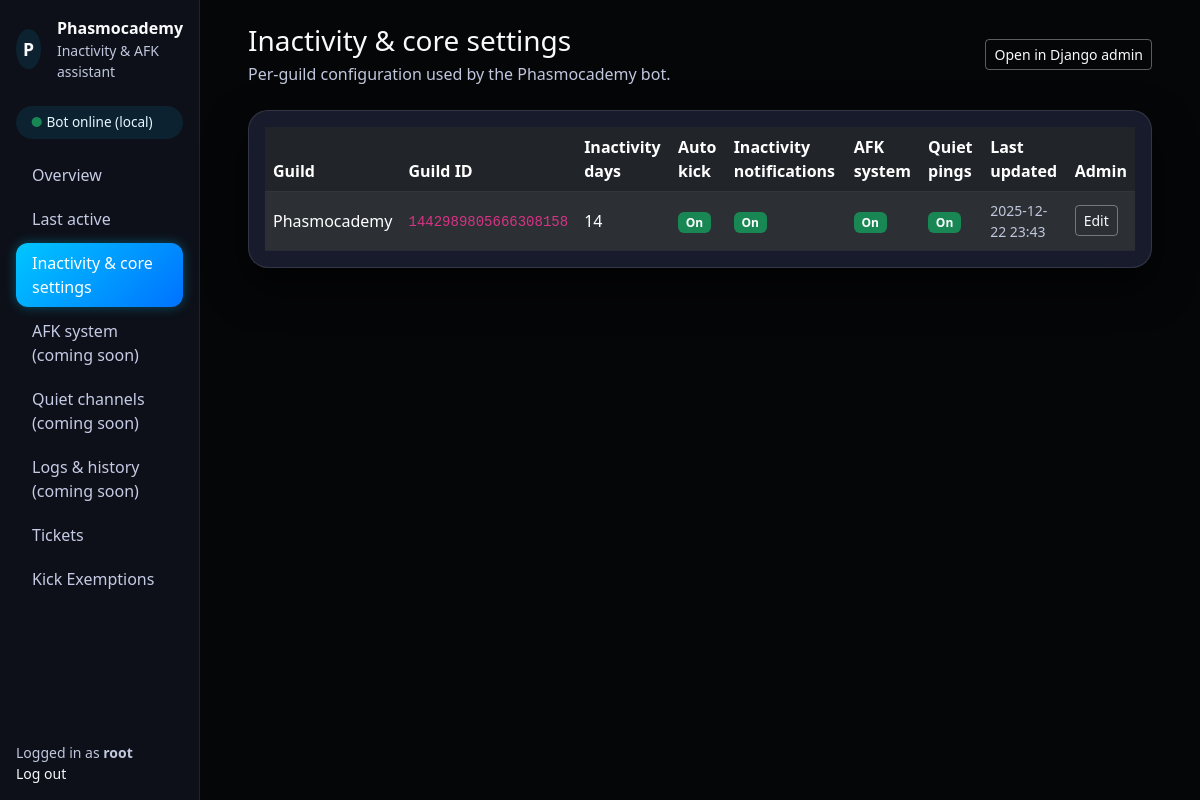
The app's page /settings/guilds/ (signed in) with its own data.
### dashboard/models.py (models this page shows, shortened)
class GuildSettings(models.Model):
    guild_id = models.BigIntegerField(primary_key=True)
    guild_name = models.CharField(max_length=100, blank=True)
    inactivity_days = models.PositiveIntegerField(default=14)
    auto_kick_enabled = models.BooleanField(default=True)
    inactivity_notifications_enabled = models.BooleanField(default=True)
    afk_system_enabled = models.BooleanField(default=True)
    quiet_ping_enabled = models.BooleanField(default=True)
    last_updated = models.DateTimeField(auto_now=True)
    tickets_enabled = models.BooleanField(default=True)
    ticket_panel_channel_id = models.BigIntegerField(null=True, blank=True)
    ticket_panel_title = models.CharField(max_length=100, default="Ticket")
    ticket_panel_description = models.TextField(default="To create a ticket click 📩 below.")
    staff_role_id = models.BigIntegerField(null=True, blank=True)
    support_category_id = models.BigIntegerField(null=True, blank=True)
    bug_reports_channel_id = models.BigIntegerField(null=True, blank=True)
    afk_approval_channel_id = models.BigIntegerField(null=True, blank=True)

### dashboard/views.py (the view)
# urls.py: path("settings/guilds/", views.guild_settings_list, name="guild_settings_list"),
@login_required
def guild_settings_list(request):
    guilds = GuildSettings.objects.all().order_by("guild_name", "guild_id")
    return render(request, "dashboard/guild_settings_list.html", {"guilds": guilds})

### templates/dashboard/guild_settings_list.html
{% extends "dashboard/base.html" %}
{% block content %}
<div class="d-flex justify-content-between align-items-center mb-4">
  <div>
    <h1 class="h3 mb-1">Inactivity & core settings</h1>
    <p class="text-muted mb-0">
      Per-guild configuration used by the Phasmocademy bot.
    </p>
  </div>
  <a href="/admin/dashboard/guildsettings/" class="btn btn-outline-light btn-sm">
    Open in Django admin
  </a>
</div>
<div class="card card-panel">
  <div class="card-body">
    <div class="table-responsive">
      <table class="table table-dark table-striped align-middle mb-0">
        <thead>
          <tr>
            <th>Guild</th>
            <th>Guild ID</th>
            <th>Inactivity days</th>
            <th>Auto kick</th>
            <th>Inactivity notifications</th>
            <th>AFK system</th>
            <th>Quiet pings</th>
            <th>Last updated</th>
            <th>Admin</th>
          </tr>
        </thead>
        <tbody>
        {% for g in guilds %}
          <tr>
            <td>{{ g.guild_name|default:"(no name)" }}</td>
            <td><code>{{ g.guild_id }}</code></td>
            <td>{{ g.inactivity_days }}</td>
            <td>
              {% if g.auto_kick_enabled %}
                <span class="badge bg-success">On</span>
              {% else %}
                <span class="badge bg-secondary">Off</span>
              {% endif %}
            </td>
            <td>
              {% if g.inactivity_notifications_enabled %}
                <span class="badge bg-success">On</span>
              {% else %}
                <span class="badge bg-secondary">Off</span>
              {% endif %}
            </td>
            <td>
              {% if g.afk_system_enabled %}
                <span class="badge bg-success">On</span>
              {% else %}
                <span class="badge bg-secondary">Off</span>
              {% endif %}
            </td>
            <td>
              {% if g.quiet_ping_enabled %}
                <span class="badge bg-success">On</span>
              {% else %}
                <span class="badge bg-secondary">Off</span>
              {% endif %}
            </td>
            <td class="small text-muted">
              {{ g.last_updated|date:"Y-m-d H:i" }}
            </td>
            <td>
              <a
                class="btn btn-sm btn-outline-light"
                href="{% url 'dashboard:guild_settings_edit' g.guild_id %}"
              >
                Edit
              </a>
            </td>
          </tr>
        {% empty %}
          <tr>
            <td colspan="9" class="text-center text-muted">
              No guild settings found yet.
            </td>
          </tr>
        {% endfor %}
        </tbody>
      </table>
    </div>
  </div>
</div>
{% endblock %}

### templates/dashboard/base.html (shortened to what this page needs)
{% load static %}
<!doctype html>
<html lang="en">
<head>
  <link
    href="https://cdn.jsdelivr.net/npm/bootstrap@5.3.3/dist/css/bootstrap.min.css"
    rel="stylesheet"
  >
  <link rel="stylesheet" href="{% static 'dashboard/styles.css' %}">
</head>
<body>
<div class="container-fluid">
  <div class="row flex-nowrap">
    <aside class="col-12 col-md-3 col-lg-2 sidebar d-flex flex-column p-3">
      <div class="d-flex align-items-center mb-4">
        <div class="rounded-circle d-flex align-items-center justify-content-center me-3"
             style="width:40px;height:40px;background:rgba(0,198,255,0.1);">
          <span class="fw-bold" style="font-size: 1.1rem;">P</span>
        </div>
        <div>
          <div class="fw-semibold">Phasmocademy</div>
          <div class="text-muted small">Inactivity & AFK assistant</div>
        </div>
      </div>
      <div class="brand-pill mb-3">
        <span class="text-success">●</span> Bot online (local)
      </div>
      <nav class="nav nav-pills flex-column mb-auto">
        <a
          href="{% url 'dashboard:overview' %}"
          class="nav-link {% if request.resolver_match.url_name == 'overview' %}active{% endif %}"
        >
          Overview
        </a>
          <a class="nav-link {% if request.path == '/activity/' %}active{% endif %}"
          href="{% url 'dashboard:activity_list' %}">
          Last active
        </a>
        <a
          href="{% url 'dashboard:guild_settings_list' %}"
          class="nav-link {% if request.resolver_match.url_name == 'guild_settings_list' %}active{% endif %}"
        >
          Inactivity & core settings
        </a>
        <a href="#" class="nav-link disabled">
          AFK system (coming soon)
        </a>
        <a href="#" class="nav-link disabled">
          Quiet channels (coming soon)
        </a>
        <a href="#" class="nav-link disabled">
          Logs & history (coming soon)
        </a>
        <a
          href="{% url 'dashboard:tickets_settings' %}"
          class="nav-link {% if request.resolver_match.url_name == 'tickets_settings' %}active{% endif %}"
        >
          Tickets
        </a>
        <a
          href="{% url 'dashboard:kick_exemptions' %}"
          class="nav-link {% if request.resolver_match.url_name == 'kick_exemptions' %}active{% endif %}"
        >
          Kick Exemptions
        </a>
      </nav>
      <div class="mt-auto small text-muted">
        Logged in as <strong>{{ request.user.username }}</strong><br>
        <a href="/admin/logout/" class="link-light text-decoration-none">Log out</a>
      </div>
    </aside>
    <main class="col py-4 px-4 px-lg-5">
      {% block content %}{% endblock %}
    </main>
  </div>
</div>
</body>
</html>

### static/dashboard/styles.css (style rules this page uses)
body { background-color: #050608; color: #f9fafb; }
.sidebar { min-height: 100vh; background: #0d1018; border-right: 1px solid rgba(255, 255, 255, 0.08); }
.sidebar .nav-link { color: #c5cbe5; border-radius: 0.75rem; margin-bottom: 0.25rem; font-weight: 500; }
.sidebar .nav-link.active, .sidebar .nav-link:hover { color: #fff; background: linear-gradient(135deg, #00c6ff, #0072ff); box-shadow: 0 0 12px rgba(0, 198, 255, 0.35); }
.brand-pill { border-radius: 999px; background: rgba(0, 198, 255, 0.1); padding: 0.4rem 0.9rem; font-size: 0.85rem; color: #e5f7ff; }
.card-panel { background: #171b2b; border: 1px solid rgba(255, 255, 255, 0.12); border-radius: 1.25rem; box-shadow: 0 18px 40px rgba(0, 0, 0, 0.65); }
.card-panel .card-body { color: #f5f7ff; }
.text-muted { color: #c0c7dd !important; }
.table-dark { color: #f9fafb; background-color: #151827; }
.table-dark thead tr { background-color: #191c2f; }
.table-dark tbody tr:nth-of-type(odd) { background-color: rgba(255, 255, 255, 0.03); }
.table-dark td, .table-dark th { border-color: rgba(255, 255, 255, 0.08); }
.btn-outline-light { border-color: rgba(255, 255, 255, 0.35); color: #f9fafb; }

### records on screen
GuildSettings: guild_name "Phasmocademy", guild_id "1442989805666308158", inactivity_days "14", auto_kick_enabled "On", inactivity_notifications_enabled "On", afk_system_enabled "On", quiet_ping_enabled "On", last_updated "2025-12-22 23:43"

### other values on screen
{{ request.user.username }} "root"
